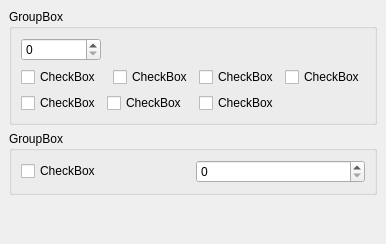
     <widget class="QWidget" name="tab_10" >
      <attribute name="title" >
       <string>Schedule</string>
      </attribute>
      <layout class="QVBoxLayout" >
       <property name="margin" >
        <number>9</number>
       </property>
       <property name="spacing" >
        <number>6</number>
       </property>
       <item>
        <widget class="QGroupBox" name="groupBox_14" >
         <property name="title" >
          <string>GroupBox</string>
         </property>
         <layout class="QGridLayout" >
          <property name="margin" >
           <number>9</number>
          </property>
          <property name="spacing" >
           <number>6</number>
          </property>
          <item row="0" column="4" colspan="2" >
           <spacer>
            <property name="orientation" >
             <enum>Qt::Horizontal</enum>
            </property>
            <property name="sizeHint" >
             <size>
              <width>40</width>
              <height>20</height>
             </size>
            </property>
           </spacer>
          </item>
          <item row="0" column="3" >
           <spacer>
            <property name="orientation" >
             <enum>Qt::Horizontal</enum>
            </property>
            <property name="sizeHint" >
             <size>
              <width>40</width>
              <height>20</height>
             </size>
            </property>
           </spacer>
          </item>
          <item row="0" column="2" >
           <spacer>
            <property name="orientation" >
             <enum>Qt::Horizontal</enum>
            </property>
            <property name="sizeHint" >
             <size>
              <width>40</width>
              <height>20</height>
             </size>
            </property>
           </spacer>
          </item>
          <item row="2" column="5" >
           <spacer>
            <property name="orientation" >
             <enum>Qt::Horizontal</enum>
            </property>
            <property name="sizeHint" >
             <size>
              <width>40</width>
              <height>20</height>
             </size>
            </property>
           </spacer>
          </item>
          <item row="1" column="5" >
           <widget class="QCheckBox" name="checkBox_44" >
            <property name="text" >
             <string>CheckBox</string>
            </property>
           </widget>
          </item>
          <item row="2" column="3" colspan="2" >
           <widget class="QCheckBox" name="checkBox_47" >
            <property name="text" >
             <string>CheckBox</string>
            </property>
           </widget>
          </item>
          <item row="2" column="1" colspan="2" >
           <widget class="QCheckBox" name="checkBox_46" >
            <property name="text" >
             <string>CheckBox</string>
            </property>
           </widget>
          </item>
          <item row="2" column="0" >
           <widget class="QCheckBox" name="checkBox_45" >
            <property name="text" >
             <string>CheckBox</string>
            </property>
           </widget>
          </item>
          <item row="1" column="3" colspan="2" >
           <widget class="QCheckBox" name="checkBox_43" >
            <property name="text" >
             <string>CheckBox</string>
            </property>
           </widget>
          </item>
          <item row="1" column="2" >
           <widget class="QCheckBox" name="checkBox_42" >
            <property name="text" >
             <string>CheckBox</string>
            </property>
           </widget>
          </item>
          <item row="1" column="0" colspan="2" >
           <widget class="QCheckBox" name="checkBox_41" >
            <property name="text" >
             <string>CheckBox</string>
            </property>
           </widget>
          </item>
          <item row="0" column="0" >
           <widget class="QSpinBox" name="spinBox_13" />
          </item>
         </layout>
        </widget>
       </item>
       <item>
        <widget class="QGroupBox" name="groupBox_15" >
         <property name="title" >
          <string>GroupBox</string>
         </property>
         <layout class="QHBoxLayout" >
          <property name="margin" >
           <number>9</number>
          </property>
          <property name="spacing" >
           <number>6</number>
          </property>
          <item>
           <widget class="QCheckBox" name="checkBox_48" >
            <property name="text" >
             <string>CheckBox</string>
            </property>
           </widget>
          </item>
          <item>
           <widget class="QSpinBox" name="spinBox_14" />
          </item>
         </layout>
        </widget>
       </item>
       <item>
        <spacer>
         <property name="orientation" >
          <enum>Qt::Vertical</enum>
         </property>
         <property name="sizeHint" >
          <size>
           <width>20</width>
           <height>40</height>
          </size>
         </property>
        </spacer>
       </item>
      </layout>
     </widget>
